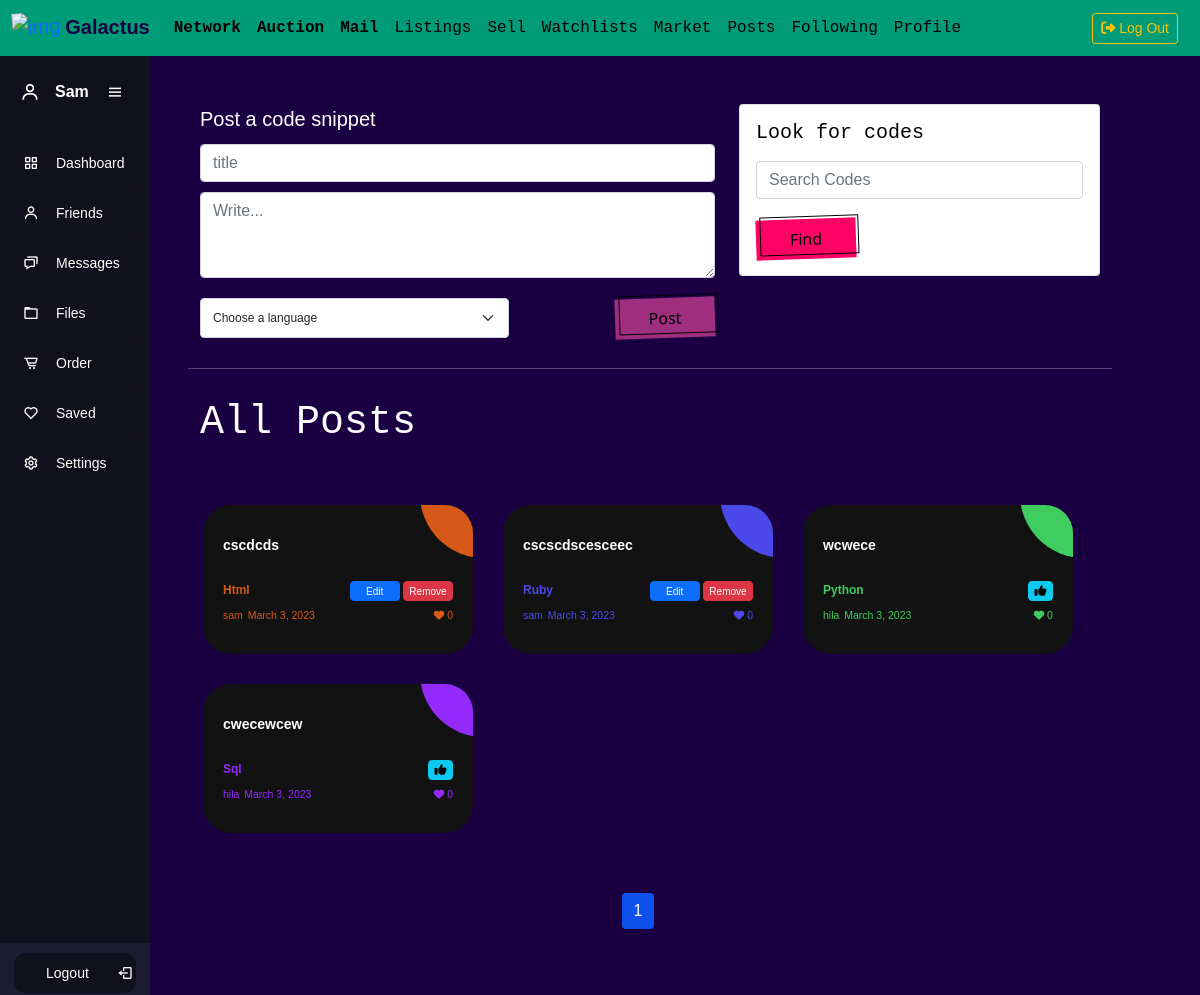
Before: /network/ (signed in) with the older database file.
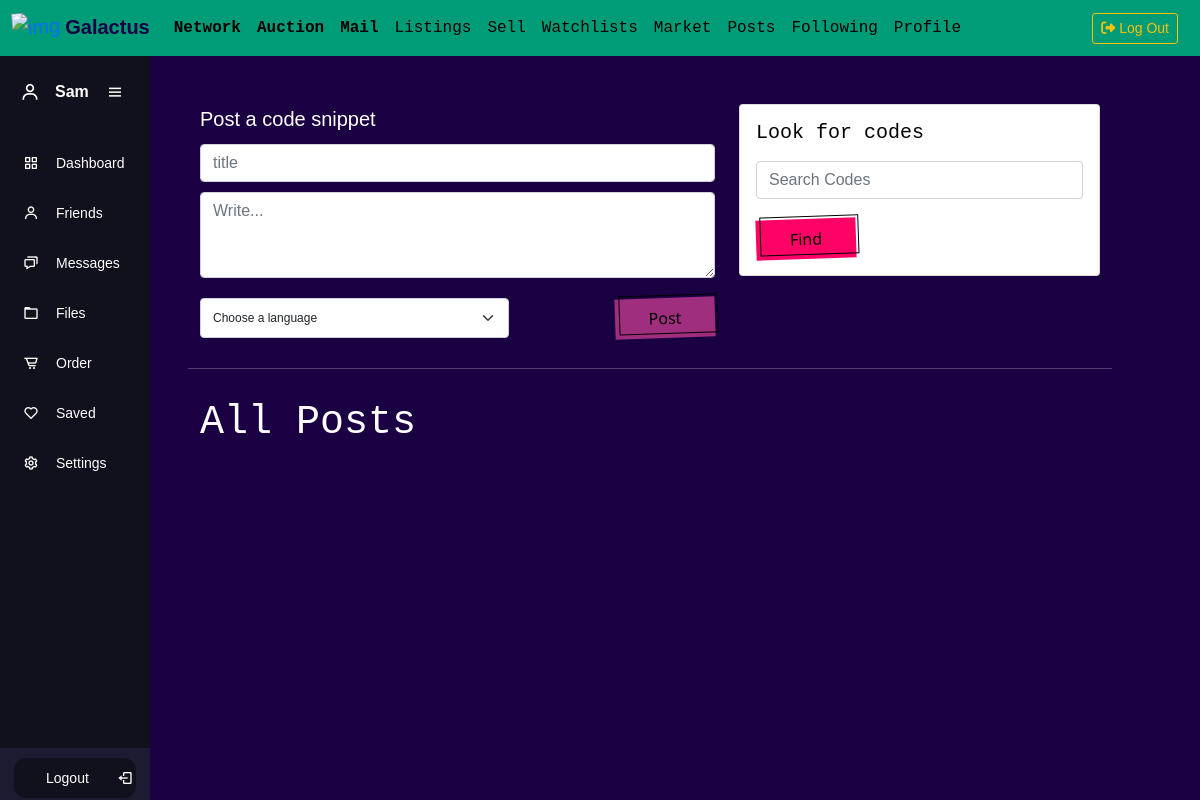
After: the same page with the newer database file.
### network/models.py (models this page shows, shortened)
class Post(models.Model):
    owner = models.ForeignKey(User, on_delete=models.PROTECT, related_name='posts')
    content = models.CharField(max_length=5000)
    likes = models.IntegerField(default=0)
    date = models.DateField(auto_now_add=True)
    lang = models.CharField(max_length=10)
    title = models.CharField(max_length=200)

class User(AbstractUser):
    pass

### network/views.py (the view)
# urls.py: path("", views.index, name="index"),
def index(request):
    allPosts = Post.objects.all()
    pageNumber = request.GET.get('page')
    p = Paginator(allPosts, 6)
    pagePosts = p.get_page(pageNumber)
    try:
        allYourLikes = Like.objects.filter(liker=request.user)
        postsYouLiked = list(map(lambda x : x.post, allYourLikes))
    except:
        postsYouLiked = []
    return render(request, "network/index.html", {
        'posts': pagePosts,
        'languages': languages,
        'page-num': pageNumber,
        'liked_posts': postsYouLiked
    })

### network/templates/network/index.html (shortened to what the changed rows need)
{% extends "network/layout.html" %}
{% block body %}
    <br>
    <div class="row">
      <div class="col-12">
          <h1>All Posts</h1>
      </div>
    </div>
    <div class="row">
      <div class="feed">
        {% for post in posts %}
        <div class="post">
          <a href="#" class="post__link">
            <div class="post__color {{ post.lang }}"></div>
            <div class="post__title">
              {{ post.title }}
            </div>
            <div class="post__publish">
              <div style="display: flex;justify-content: space-between;">
                <div class="{{ post.lang }}">
                  <b>{{ post.lang | title}}</b>
                </div>
                <div>
                  {% if post.owner == user %}
                  <button style="height:20px;width: 50px;font-size:10px;padding: 0;" class="btn btn-primary" data-toggle="modal" data-target="#modal_edit_{{ post.id }}">Edit</button>
                  <button style="height:20px;width: 50px;font-size:10px;padding: 0;" class="btn btn-danger" data-toggle="modal" data-target="#modal_remove_{{ post.id }}">Remove</button>
                  {% else %}
                  {% if post in liked_posts %}
                  <button style="height:20px;width: 25px;font-size:10px;padding: 0;" class="btn btn-danger" onclick="unlike({{post.id}})"><i style="font-size: 12px;" class="fas fa-thumbs-down"></i></button>
                  {% else %}
                  <button style="height:20px;width: 25px;font-size:10px;padding: 0;" class="btn btn-info" onclick="like({{post.id}})"><i style="font-size: 12px;" class="fas fa-thumbs-up"></i></button>
                  {% endif %}
                {% endif %}
                </div>
              </div>
              <div style="display: flex;justify-content: space-between;margin-top: 5px;">
                <div>
                  <small class="{{ post.lang }}">
                    <span style="margin-right: 2px;">{{ post.owner }}</span>
                    {{ post.date }}
                  </small>
                </div>
                <div>
                  <small class="{{ post.lang }}">
                    <i class="fa-solid fa-heart"></i> {{ post.likes }}
                  </small>
                </div>
              </div>
            </div>
          </a>
        </div>
      {% endfor %}
      </div>
    </div>
    {% if posts %}
    <div class="row" style="margin-top: -20px;margin-bottom: 50px;">
      <nav>
          <ul class="pagination justify-content-center">
              <li class="page-item"><a class="page-link" style="background-color: #0f51ec;border: #0f51ec;color: white;" href="">{{ posts.number }}</a></li>
          </ul>
      </nav>
    </div>
    {% endif %}
{% endblock %}

Changed rows visible on the page:
removed Post: title "cscdcds", lang "Html", {{ post.id }} 2 (drawn), owner "sam", date "March 3, 2023", likes "0"
removed Post: title "cscscdscesceec", lang "Ruby", owner "sam", date "March 3, 2023", likes "0"
removed Post: title "wcwece", lang "Python", owner "hila", date "March 3, 2023", likes "0"
removed Post: title "cwecewcew", lang "Sql", owner "hila", date "March 3, 2023", likes "0"
Other visible differences:
{{ posts.number }}: "1" → (not shown)
